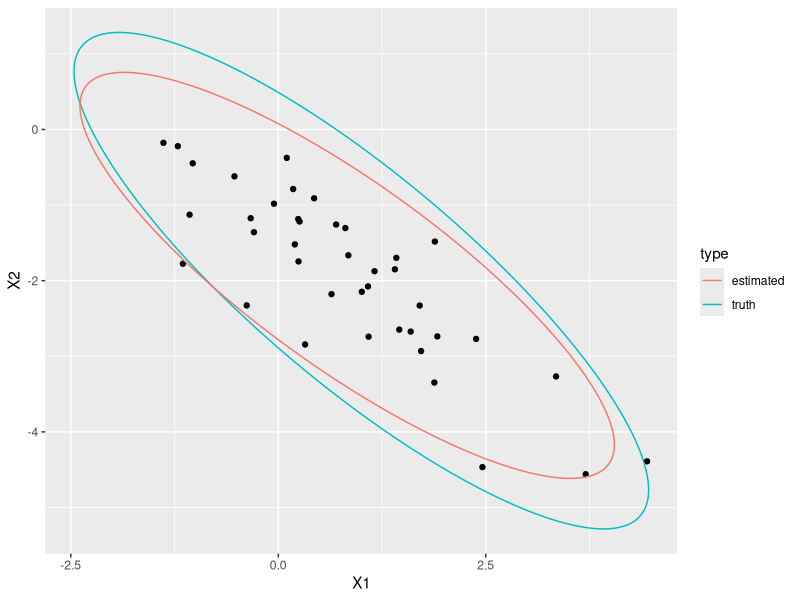
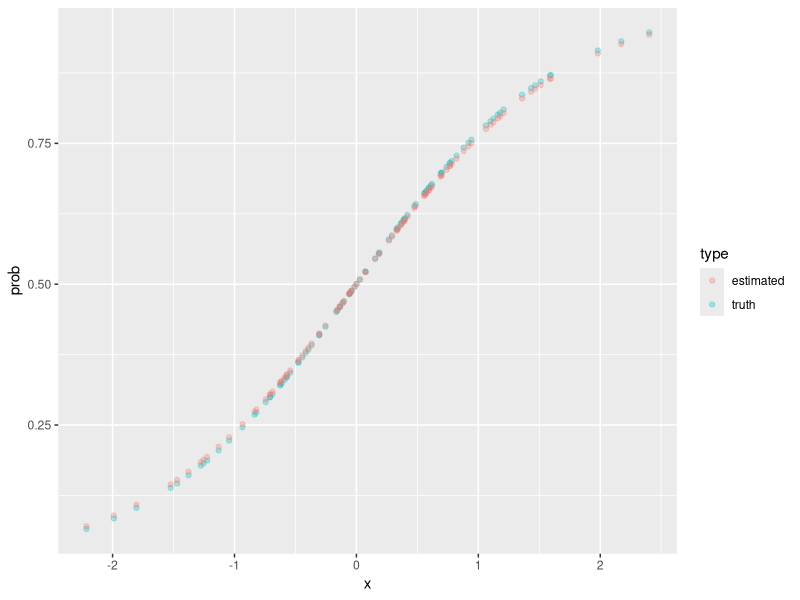
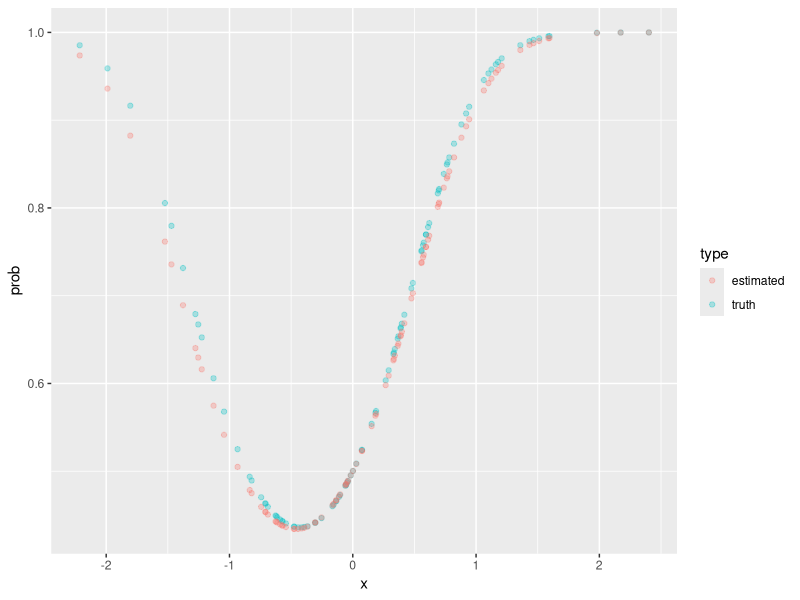
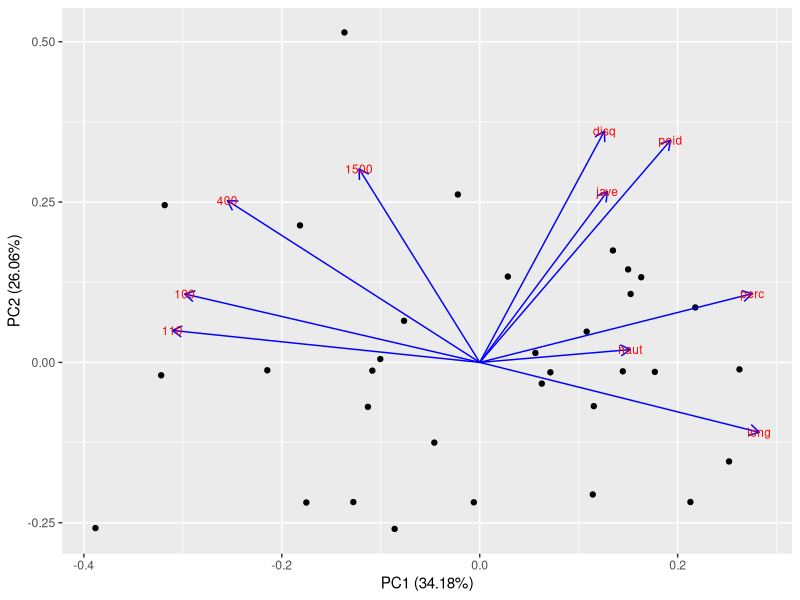
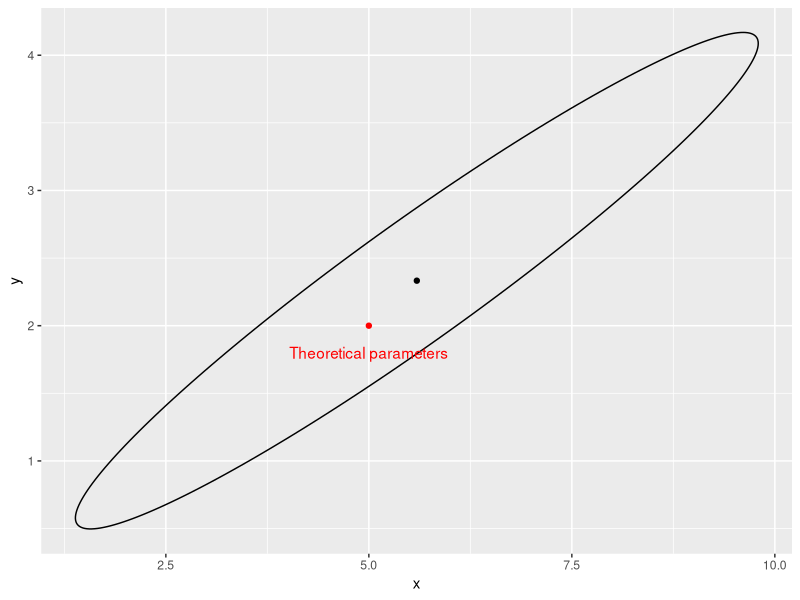
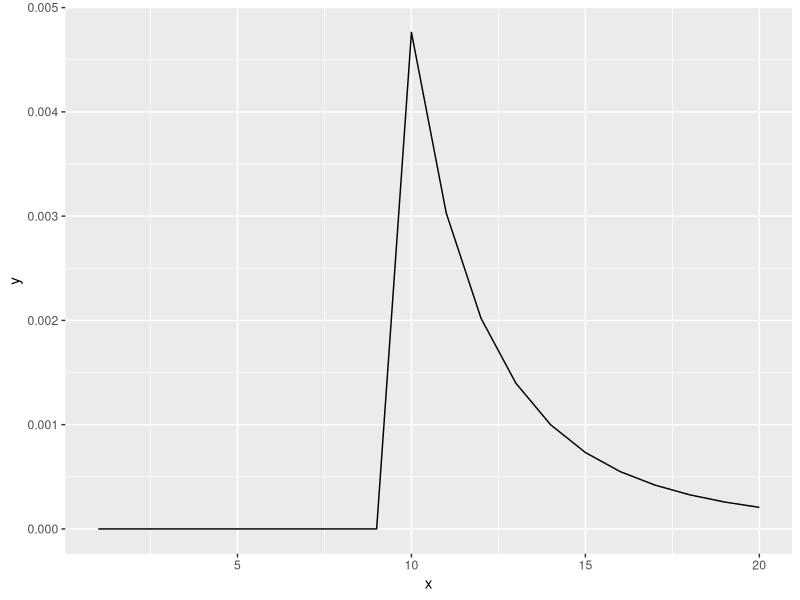

Generate these figures, in order, with R:
## ---- chunk 1
togs <- T
library(ggplot2)
library(dplyr)
library(reshape2)
library(tidyr)
library(MASS)
library(ggforce)
library(mixtools)
library(ade4)
library(ggfortify)
library(numDeriv)

# togs <- FALSE
## ---- chunk 2
set.seed(1)
n     <- 40
mu    <- c(1, -2)
Sigma <- matrix(data = c(2, -1.6, -1.6, 1.8), ncol = 2)
X     <- mvrnorm(n = n, mu = mu, Sigma = Sigma)
colnames(X) <- c("X1", "X2")
X     <- as.data.frame(X)

# plot.new()
tru_ellip <- ellipse(mu, Sigma, draw = FALSE)
colnames(tru_ellip) <- c("X1", "X2")
tru_ellip <- as.data.frame(tru_ellip)

mu_est    <- apply(X, 2, mean)
tmp       <- as.matrix(sweep(X, 2, mu_est))
Sigma_est <- (1 / n) * t(tmp) %*% tmp

est_ellip <- ellipse(mu_est, Sigma_est, draw = FALSE)
colnames(est_ellip) <- c("X1", "X2")
est_ellip <- as.data.frame(est_ellip)

ggplot(data = X, aes(x = X1, y = X2)) +
  geom_point() +
  geom_path(data = tru_ellip, aes(x = X1, y = X2, color = "truth")) +
  geom_path(data = est_ellip, aes(x = X1, y = X2, color = "estimated")) +
  labs(color = "type")
## ---- chunk 3
inv_log <- function (z) {
  return (1 / (1 + exp(-z)))
}
set.seed(1)
x  <- rnorm(100)
y  <- rbinom(100, size = 1, prob = inv_log(1.2 * x))
y2 <- rbinom(100, size = 1, prob = inv_log(1.2 * x + 1.4 * x^2))


## ---- chunk 4
set.seed(1)
inv_log <- function (z) {
  return (1 / (1 + exp(-z)))
}

x <- rnorm(100)
y <- x
y <- rbinom(100, size = 1, prob = inv_log(1.2 * x))

l_logistic <- function (beta, X, y) {
  logl <- -sum(y * log(inv_log(as.vector(beta %*% X))) + (1 - y) * log((1 - inv_log(as.vector(beta %*% X)))))
  return(logl)
}

my_optim <- optim(par = 0.5, fn = l_logistic, method = "L-BFGS-B",
                  lower = 0, upper = 10, X = x, y = y)
my_optim$par

truth_p <- data.frame(x = x, prob = inv_log(1.2 * x), type = "truth")
est_p   <- data.frame(x = x, prob = inv_log(my_optim$par * x), type = "estimated")
plot_df <- rbind(truth_p, est_p)
ggplot(data = plot_df, aes(x = x, y = prob, color = type)) +
  geom_point(alpha = 0.3)

y2 <- rbinom(2000, size = 1, prob = inv_log(1.2 * x + 1.4 * x^2))
X2 <- cbind(x, x^2)
my_optim2 <- optim(par = c(0, 0), fn = l_logistic, method = "L-BFGS-B",
                   lower = c(0, 0), upper = c(2, 2), X = t(X2), y = y2)
my_optim2$par

tmp     <- sweep(data.frame(x = x, x2 = x^2), 2, my_optim2$par, FUN = "*")
tmp     <- tmp[ ,1] + tmp[ ,2]
truth_p <- data.frame(x = x, prob = inv_log(1.2 * x + 1.4 * x^2), type = "truth")
est_p   <- data.frame(x = x, prob = inv_log(tmp), type = "estimated")
plot_df <- rbind(truth_p, est_p)
ggplot(data = plot_df, aes(x = x, y = prob, color = type)) +
  geom_point(alpha = 0.3)

## ---- chunk 5
set.seed(1)
n <- 100
x1 <- rnorm(n)
x2 <- rnorm(n)
x3 <- rnorm(n)

X <- cbind(x1, x2, x3)
beta <- c(0.2, 0.6, -1.2)

y <- as.vector(t(beta %*% t(X))) + rnorm(n, sd = 0.2)

## ---- chunk 6

set.seed(1)
n <- 100
x1 <- rnorm(n)
x2 <- rnorm(n)
x3 <- rnorm(n)

X <- cbind(x1, x2, x3)
beta <- c(0.2, 0.6, -1.2)

y <- as.vector(t(beta %*% t(X))) + rnorm(n, sd = 0.2)
LS_fun <- function (beta, X, y) {
  return(sum((y - beta %*% t(X))^2))
}
my_optim <- optim(par = c(0, 0, 0), fn = LS_fun, lower = -5, upper = 5,
                  X = X, y = y, method = "L-BFGS-B")
my_optim$par


df <- data.frame(y = y, x1 = x1, x2 = x2, x3 = x3)
my_lm <- lm(y ~ x1 + x2 + x3 - 1, data = df)
my_lm

# matrix solution
beta_hat <- solve(t(X) %*% X) %*% t(X) %*% y
beta_hat

out <- summary(my_lm)
out$coefficients[ ,2]

# bootstrap CI
nboot <- 1000
beta_boot <- matrix(data = NA, ncol = length(beta), nrow = nboot)
for (i in 1:nboot) {
  inds     <- sample(1:n, n, replace = T)
  new_df   <- df[inds, ]
  X_tmp    <- as.matrix(new_df[ ,-1])
  y_tmp    <- new_df[ ,1]
  # print(nrow(new_df))
  tmp_beta <- solve(t(X_tmp) %*% X_tmp) %*% t(X_tmp) %*% y_tmp
  beta_boot[i, ] <- tmp_beta
}
apply(beta_boot, 2, mean)
apply(beta_boot, 2, quantile, probs = c(0.025, 0.975))
out$coefficients[ ,2]

## ---- chunk 7
data(olympic)

X        <- olympic$tab
X_scaled <- scale(X)
my_pca   <- prcomp(X_scaled)
summary(my_pca)

autoplot(my_pca, data = X, loadings = TRUE, loadings.colour = 'blue',
         loadings.label = TRUE, loadings.label.size = 3)

Sigma_est <- (1 / nrow(X_scaled)) * t(X_scaled) %*% X_scaled
Sigma_dec <- eigen(Sigma_est)

Sigma_dec$vectors
my_pca$rotation

## ---- chunk 8
data(iris)
head(iris)

# Model:
# y ~ Categorical(softmax(weights * features + bias))
# Want to maximize the (log) likelihood of y w.r.t. weights and bias.
# Need gradient of log likelihood w.r.t. weights and bias.
# Proceed by gradient descent on negative log likelihood.

weights <- matrix(data=rnorm(4 * 3), nrow=4, ncol=3)
bias <- matrix(data=rnorm(3), nrow=1, ncol=3)

model <- function(features, weights, bias) {
  # parameters is a 5-element vector. First four are weights, last is bias.
  return(t(features %*% weights + bias))
}

softmax <- function(v) {
  return(exp(v) / sum(exp(v)))
}

categorical_mass <- function(targets, probs) {
  # targets: matrix of size (n_data, n_classes) whose rows are one-hot vectors
  # probs: matrix of size (n_data, n_classes) whose rows are class probabilities
  apply(probs * targets, 1, sum)
}

predict_probs <- function(features, model, parameters) {
  weights <- parameters[1:4, ]
  bias <- parameters[5, ]
  u <- model(features, weights, bias)
  apply(u, 1, softmax)
}

accuracy <- function(features, targets, model, parameters) {
  probs <- predict_probs(features, model, parameters)
  argmax_mat <- t(apply(probs, 1, function(v) {v == max(v)}))
  correct_predictions <- apply(argmax_mat * targets, 1, sum)
  return(mean(correct_predictions))
}

neg_log_lik <- function(features, targets, model, parameters) {
  probs <- predict_probs(features, model, parameters)
  -sum(log(categorical_mass(targets, probs)))
}

grad_neg_log_lik <- function(features, targets, model, parameters){
  numDeriv::grad(function(par){neg_log_lik(features, targets, model, par)}, parameters)
}

gradient_descent <- function(initial_parameters, features, targets, step_size = 0.01, n_steps = 30) {
  parameters <- initial_parameters
  for (i in 1:n_steps) {
    print(sprintf("[%d] loss: %.4f, accuracy: %.2f", i, neg_log_lik(features, targets, model, parameters), accuracy(features, targets, model, parameters)))
    parameters <- parameters - step_size * grad_neg_log_lik(features, targets, model, parameters)
  }
  return(parameters)
}


x <- as.matrix(subset(iris, select=-c(Species)))
y <- matrix(nrow=nrow(iris), ncol=3)
y[, 1] <- iris$Species == "setosa"
y[, 2] <- iris$Species == "versicolor"
y[, 3] <- iris$Species == "virginica"

# Take an equal number of representatives for every class for the training and test subsets
# Note: code is written so that shuffling does not matter during optimization
x_train <- x[c(1:35, 51:85, 101:135), ]
y_train <- y[c(1:35, 51:85, 101:135), ]

x_test <- x[-c(1:35, 51:85, 101:135), ]
y_test <- y[-c(1:35, 51:85, 101:135), ]

set.seed(0)
optimized_parameters <- gradient_descent(rbind(weights, bias), x_train, y_train)

accuracy(x_train, y_train, model, optimized_parameters)
accuracy(x_test, y_test, model, optimized_parameters)
## ---- chunk 9
x <- c(2, 5, 3, 1, 2, 1, 0, 3, 0, 2)

## ---- chunk 10
set.seed(1)
x          <- c(2, 5, 3, 1, 2, 1, 0, 3, 0, 2)
lambda_hat <- mean(x)
finfo      <- length(x) / lambda_hat
mle_CI     <- c(lambda_hat - 1.96 * sqrt(1 / finfo),
                lambda_hat + 1.96 * sqrt(1 / finfo))
boot_lambda <- c()
nboot       <- 1000
for (i in 1:nboot) {
  tmp_x          <- sample(x, length(x), replace = T)
  boot_lambda[i] <- mean(tmp_x)
}
boot_CI <- c(quantile(boot_lambda, 0.025),
             quantile(boot_lambda, 0.975))
mle_CI
boot_CI
## ---- chunk 11
set.seed(1)
n  <- 20
pars_theor <- c(5, 2)
x  <- rgamma(n, 5, 2)


# MLE for alpha and beta
log_lik <- function (pars, x) {
  n <- length(x)
  return (- (n * pars[1] * log(pars[2]) -
             n * log(gamma(pars[1])) +
             (pars[1] - 1) * sum(log(x)) -
             pars[2] * sum(x)))
}
my_optim <- optim(par = c(1,1), fn = log_lik, method = "L-BFGS-B",
                  lower = c(0.001, 0.001), upper = c(8, 8), x = x)
pars_mle <- my_optim$par

fish_mat <- matrix(data = NA, nrow = 2, ncol = 2)
fish_mat[1,2] <- - n / pars_mle[2]
fish_mat[2,1] <- - n / pars_mle[2]
fish_mat[2,2] <- (n * pars_mle[1]) / (pars_mle[2]^2)
fish_mat[1,1] <- n * grad(digamma, pars_mle[1])

fish_mat_inv <- solve(fish_mat)

est_ellip <- ellipse(pars_mle, fish_mat_inv, draw = FALSE)
colnames(est_ellip) <- c("X1", "X2")
est_ellip <- as.data.frame(est_ellip)

ggplot() +
  geom_point(data = data.frame(x = pars_mle[1], y = pars_mle[2]), aes(x = x, y = y)) +
  geom_path(data = est_ellip, aes(x = X1, y = X2)) +
  geom_point(aes(x = pars_theor[1], y = pars_theor[2]), color = "red") +
  geom_text(aes(x = pars_theor[1], y = pars_theor[2], label = "Theoretical parameters"), 
            color = "red",
            nudge_y = -0.2)

## ---- chunk 12
library(ggplot2)
my_fun <- function (x, m, k) {
  tmp        <-  1 / (choose(x, k))
  tmp[x < m] <- 0
  return (tmp)
}
x  <- 1:20
y  <- my_fun(x, 10, 4)
df <- data.frame(x = x, y = y)
ggplot(data = df, aes(x = x, y = y)) +
  geom_line()
